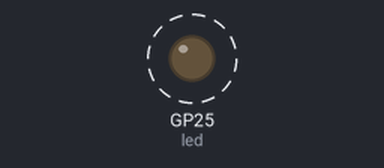
Recording of a program running on a simulated Raspberry Pi Pico running MicroPython. On the bench: output pins drawn as LEDs (lit = HIGH). Dashed ring = blinking. What the program prints to the serial console is not drawn.

Above: at 0.5 s.
Timing chart, 0 to 4.6 s (numbered marks = the images above):
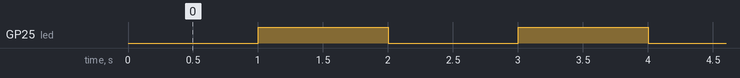

The program:

task_prcess.py
```python
from machine import Timer, Pin
import uasyncio as asyncio

led = Pin("LED", Pin.OUT)
durum = False

# Timer callback - LED toggle
def görev(timer):
    global durum
    durum = not durum
    led.value(durum)

# Timer başlat
t = Timer()
t.init(period=1000, mode=Timer.PERIODIC, callback=görev)

# Asenkron görevler
async def görev1():
    while True:
        print("Görev 1")
        await asyncio.sleep(1)

async def görev2():
    while True:
        print("Görev 2")
        await asyncio.sleep(2)

# asyncio.run kullanımı
async def main():
    await asyncio.gather(
        görev1(),
        görev2()
    )

asyncio.run(main())
```

Measured:
- by itself, GP25 (led): alternates HIGH for 1.0 s and LOW for 1.0 s
